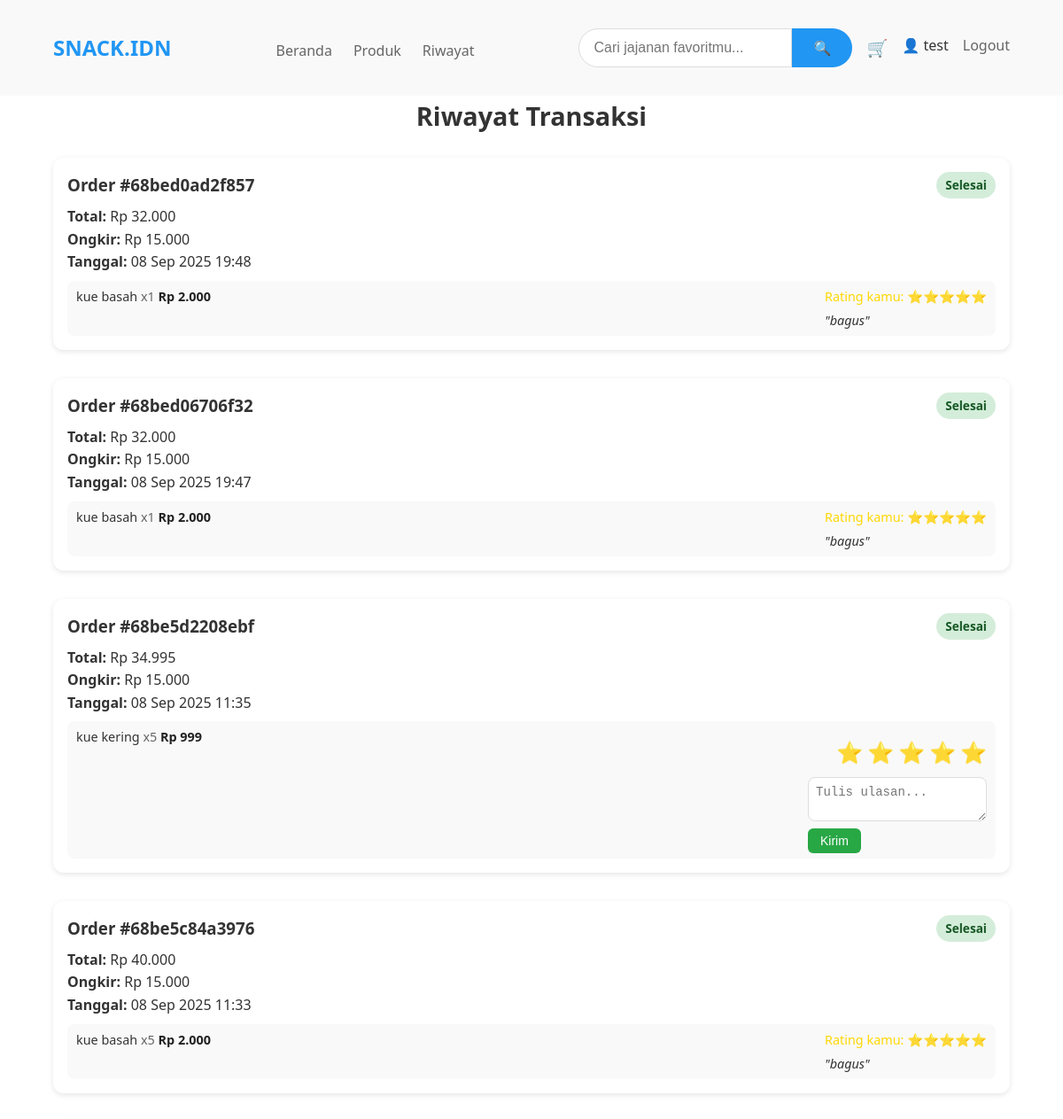
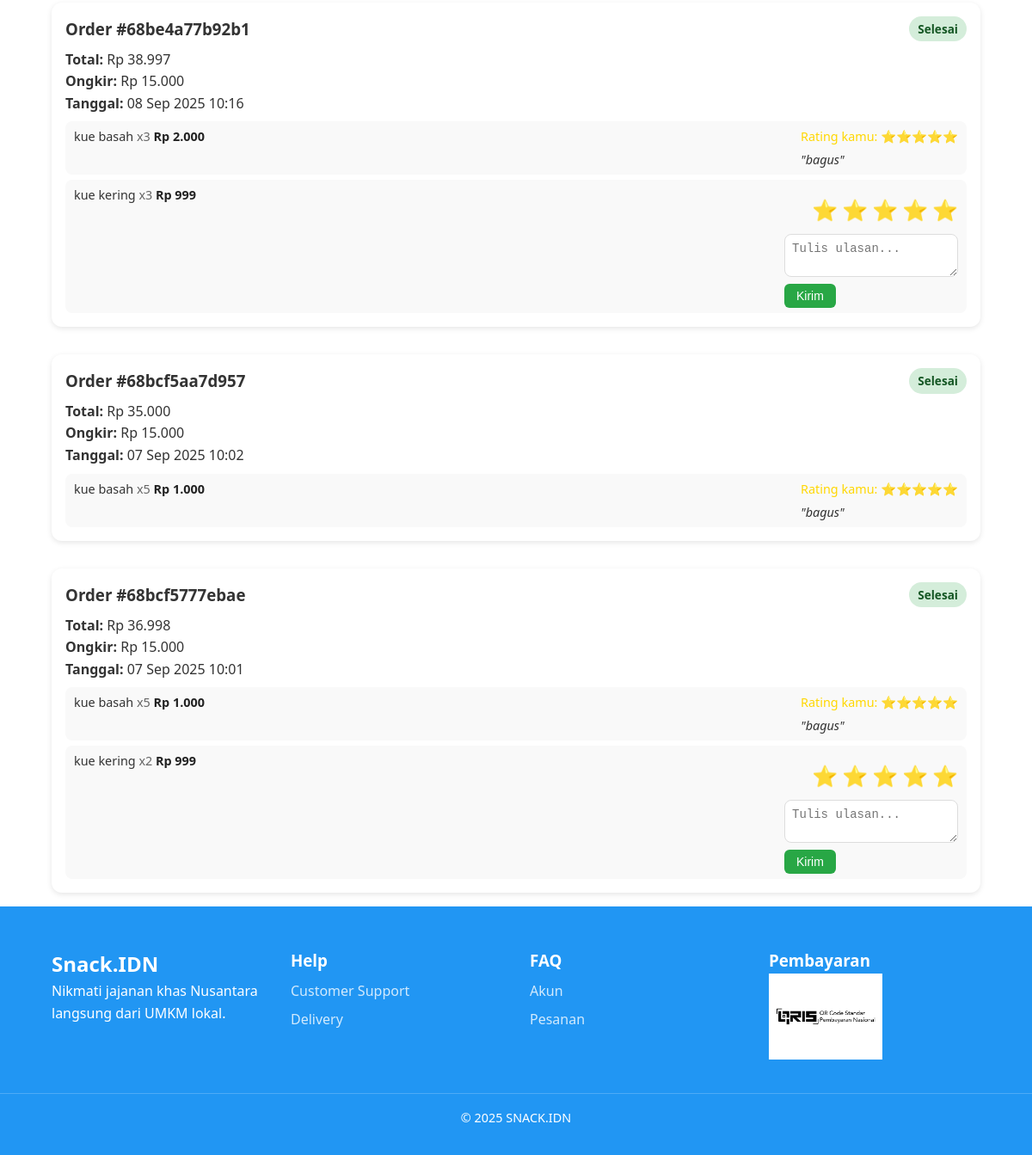
The page /public/riwayat.php (signed in) on the database its author committed (2 pictures, top to bottom).
### tables this page shows
CREATE TABLE `transaction` (
  `id` varchar(36) NOT NULL,
  `buyer_id` varchar(36) NOT NULL,
  `shipping_address` text DEFAULT NULL,
  `payment_method` enum('transfer','ewallet') DEFAULT 'transfer',
  `total_price` decimal(10,2) NOT NULL,
  `shipping_cost` decimal(10,2) DEFAULT 0.00,
  `status` enum('pending','dibayar','dikirim','selesai','dibatalkan') DEFAULT 'pending',
  `created_at` datetime DEFAULT current_timestamp()
);

CREATE TABLE `order_item` (
  `id` varchar(36) NOT NULL,
  `transaction_id` varchar(36) NOT NULL,
  `product_id` varchar(36) NOT NULL,
  `quantity` int(11) NOT NULL,
  `price_at_purchase` decimal(10,2) NOT NULL
);

CREATE TABLE `product` (
  `id` varchar(36) NOT NULL,
  `seller_id` varchar(36) NOT NULL,
  `category_id` int(11) DEFAULT NULL,
  `name` varchar(255) NOT NULL,
  `description` text DEFAULT NULL,
  `price` decimal(10,2) NOT NULL,
  `stock` int(11) NOT NULL,
  `image_url` text DEFAULT NULL,
  `created_at` datetime DEFAULT current_timestamp()
);

CREATE TABLE `rating` (
  `id` varchar(36) NOT NULL,
  `product_id` varchar(36) NOT NULL,
  `buyer_id` varchar(36) NOT NULL,
  `rating` int(11) DEFAULT NULL CHECK (`rating` >= 1 and `rating` <= 5),
  `review` text DEFAULT NULL,
  `created_at` datetime DEFAULT current_timestamp()
);

### public/riwayat.php (the view, shortened to what this page needs)
<?php
require_once __DIR__ . '/../config/database.php';
$user     = $_SESSION['user'];
$buyer_id = $user['id'];
$stmt = $conn->prepare("
    SELECT id, total_price, shipping_cost, status, created_at
    FROM transaction
    WHERE buyer_id = ?
    ORDER BY created_at DESC
");
$stmt->bind_param("s", $buyer_id);
$stmt->execute();
$transactions = $stmt->get_result()->fetch_all(MYSQLI_ASSOC);
function getTransactionItems($conn, $trxId, $buyer_id) {
    $stmt = $conn->prepare("
        SELECT
            oi.id, oi.quantity, oi.price_at_purchase,
            p.id AS product_id, p.name, p.image_url,
            r.rating AS user_rating, r.review AS user_review
        FROM order_item oi
        JOIN product p ON oi.product_id = p.id
        LEFT JOIN rating r
            ON r.product_id = p.id AND r.buyer_id = ?
        WHERE oi.transaction_id = ?
    ");
    $stmt->bind_param("ss", $buyer_id, $trxId);
    $stmt->execute();
    return $stmt->get_result()->fetch_all(MYSQLI_ASSOC);
}
?>
<!DOCTYPE html>
<html lang="id">
<head>
  <link rel="stylesheet" href="../assets/css/base.css" />
  <link rel="stylesheet" href="../assets/css/riwayat.css" />
</head>
<body>
  <header class="header">
    <div class="container header__content">
      <a href="homepage.php" class="logo">SNACK.IDN</a>
      <nav class="nav nav--bottom">
        <a href="homepage.php" class="nav__link">Beranda</a>
        <a href="product.php" class="nav__link">Produk</a>
        <a href="riwayat.php" class="nav__link">Riwayat</a>
      </nav>
      <div class="header__top">
        <?php include __DIR__ . '/../partials/search.php'; ?>
        <div class="header__actions">
          <a href="cart.php" class="icon-btn" aria-label="Keranjang">🛒</a>
          <a href="profile.php"><span class="icon-profile">👤 <?= htmlspecialchars($user['name']) ?></span></a>
          <a href="logout.php" class="nav__link">Logout</a>
        </div>
      </div>
    </div>
  </header>
  <main>
    <section class="container">
      <h2 class="section-title">Riwayat Transaksi</h2>
      <?php if (empty($transactions)): ?>
        <p>Belum ada transaksi.</p>
      <?php else: ?>
        <div class="grid">
          <?php foreach ($transactions as $trx): ?>
            <?php $items = getTransactionItems($conn, $trx['id'], $buyer_id); ?>
            <article class="transaction-card">
              <div class="transaction-header">
                <h3>Order #<?= htmlspecialchars($trx['id']) ?></h3>
                <span class="status <?= strtolower($trx['status']) ?>">
                  <?= htmlspecialchars($trx['status']) ?>
                </span>
              </div>
              <p><strong>Total:</strong> Rp <?= number_format($trx['total_price'] + $trx['shipping_cost'], 0, ',', '.') ?></p>
              <p><strong>Ongkir:</strong> Rp <?= number_format($trx['shipping_cost'], 0, ',', '.') ?></p>
              <p><strong>Tanggal:</strong> <?= date("d M Y H:i", strtotime($trx['created_at'])) ?></p>
              <div class="item-list">
                <?php if ($items): ?>
                  <?php foreach ($items as $item): ?>
                    <div class="item-row">
                      <div class="item-info">
                        <span class="item-name"><?= htmlspecialchars($item['name']) ?></span>
                        <span class="item-qty">x<?= (int) $item['quantity'] ?></span>
                        <span class="item-price">Rp <?= number_format($item['price_at_purchase'], 0, ',', '.') ?></span>
                      </div>
                      <div class="item-rating">
                        <?php if ($item['user_rating']): ?>
                          <p class="rated">Rating kamu: <?= str_repeat("⭐", (int)$item['user_rating']) ?></p>
                          <?php if (!empty($item['user_review'])): ?>
                            <p class="review-box">"<?= htmlspecialchars($item['user_review']) ?>"</p>
                          <?php endif; ?>
                        <?php elseif ($trx['status'] === 'selesai'): ?>
                          <form method="POST" class="rating-form">
                            <div class="stars">
                              <?php for ($i=5; $i>=1; $i--): ?>
                                <label for="star<?= $i ?>-<?= $item['product_id'] ?>">⭐</label>
                              <?php endfor; ?>
                            </div>
                            <textarea name="review" placeholder="Tulis ulasan..." rows="2"></textarea>
                            <button type="submit" name="submit_rating">Kirim</button>
                          </form>
                        <?php endif; ?>
                      </div>
                    </div>
                  <?php endforeach; ?>
                <?php else: ?>
                  <p class="no-items">Tidak ada produk</p>
                <?php endif; ?>
              </div>
            </article>
          <?php endforeach; ?>
        </div>
      <?php endif; ?>
    </section>
  </main>
  <?php include __DIR__ . '/../partials/footer.php'; ?>
</body>
</html>

### assets/css/base.css (style rules this page uses)
:root { --primary: #2196f3; --primary-dark: #1976d2; --text: #333; --text-light: #666; --bg: #fff; --bg-alt: #f9f9f9; --border: #ddd; --gray: #aaa; --radius: 8px; --shadow: 0 2px 6px rgba(0,0,0,0.1); --transition: 0.3s ease; }
* { margin: 0; padding: 0; box-sizing: border-box; }
html, body { font-family: 'Segoe UI', Tahoma, Geneva, Verdana, sans-serif; font-size: 16px; line-height: 1.6; color: var(--text); background-color: var(--bg); }
.container { width: 90%; max-width: 1200px; margin: 0 auto; }
a { text-decoration: none; color: inherit; }
.header, .footer { background: var(--bg-alt); padding: 1rem 0; }
.header__content { display: flex; justify-content: space-between; align-items: center; flex-wrap: wrap; gap: 1rem; }
.logo { font-size: 1.5rem; font-weight: 700; color: var(--primary); }
.nav { display: flex; gap: 1.5rem; flex-wrap: wrap; }
.nav__link { color: var(--text-light); font-weight: 500; transition: var(--transition); }
.header__actions { display: flex; gap: 1rem; }
.icon-btn { font-size: 1.2rem; transition: var(--transition); }
.header__top { display: flex; align-items: center; justify-content: space-between; margin: 1rem 0; gap: 1rem; }
.nav--bottom { margin-top: 0.5rem; text-align: center; }
.section-title { text-align: center; margin-bottom: 1.5rem; font-size: 1.8rem; font-weight: 700; }
.grid { display: grid; grid-template-columns: repeat(auto-fit, minmax(250px, 1fr)); gap: 1.5rem; }

### assets/css/riwayat.css (style rules this page uses)
.transaction-card { background: #fff; border-radius: 12px; box-shadow: var(--shadow); padding: 1rem; margin-bottom: 1rem; transition: transform .2s; }
.grid { display: flex; flex-direction: column; gap: 1rem; }
.transaction-header { display: flex; justify-content: space-between; align-items: center; margin-bottom: .5rem; }
.status { padding: 4px 10px; border-radius: 20px; font-size: 0.85rem; font-weight: 600; text-transform: capitalize; }
.status.selesai { background: #d4edda; color: #155724; }
.item-list { display: flex; flex-direction: column; gap: 6px; margin-top: .5rem; }
.item-row { display: flex; justify-content: space-between; background: #f9f9f9; padding: 6px 10px; border-radius: 8px; font-size: 0.9rem; }
.item-name { font-weight: 500; }
.item-qty { color: #666; }
.item-price { font-weight: 600; color: #222; }
.rating-form { margin-top: 10px; display: flex; flex-direction: column; gap: 8px; }
.rating-form .stars { display: flex; flex-direction: row-reverse; justify-content: flex-start; gap: 5px; }
.rating-form .stars label { font-size: 24px; color: #ccc; cursor: pointer; transition: color 0.2s; }
.rating-form textarea { border: 1px solid #ddd; border-radius: 8px; padding: 8px; font-size: 14px; resize: vertical; }
.rating-form button { background: #28a745; color: white; padding: 6px 14px; border: none; border-radius: 6px; cursor: pointer; font-size: 14px; align-self: flex-start; transition: background 0.2s; }

### public/riwayat.php (style rules this page uses)
.stars { display:flex; flex-direction: row-reverse; gap:5px; }
.stars label { cursor:pointer; font-size: 1.2rem; }
.rated { color: gold; }
.review-box { margin-top: 4px; font-style: italic; font-size: 0.9rem; }

### rows shown on the page
transaction: id "68bed0ad2f857", status "Selesai", $trx['total_price'] + $trx['shipping_cost'] "32.000", shipping_cost "15.000", created_at "08 Sep 2025 19:48"
order_item: product.name "kue basah", quantity "1", price_at_purchase "2.000", rating.rating "⭐⭐⭐⭐⭐", rating.review "bagus"
transaction: id "68bed06706f32", status "Selesai", $trx['total_price'] + $trx['shipping_cost'] "32.000", shipping_cost "15.000", created_at "08 Sep 2025 19:47"
order_item: product.name "kue basah", quantity "1", price_at_purchase "2.000", rating.rating "⭐⭐⭐⭐⭐", rating.review "bagus"
transaction: id "68be5d2208ebf", status "Selesai", $trx['total_price'] + $trx['shipping_cost'] "34.995", shipping_cost "15.000", created_at "08 Sep 2025 11:35"
order_item: product.name "kue kering", quantity "5", price_at_purchase "999"
transaction: id "68be5c84a3976", status "Selesai", $trx['total_price'] + $trx['shipping_cost'] "40.000", shipping_cost "15.000", created_at "08 Sep 2025 11:33"
order_item: product.name "kue basah", quantity "5", price_at_purchase "2.000", rating.rating "⭐⭐⭐⭐⭐", rating.review "bagus"
transaction: id "68be4a77b92b1", status "Selesai", $trx['total_price'] + $trx['shipping_cost'] "38.997", shipping_cost "15.000", created_at "08 Sep 2025 10:16"
order_item: product.name "kue basah", quantity "3", price_at_purchase "2.000", rating.rating "⭐⭐⭐⭐⭐", rating.review "bagus"
order_item: product.name "kue kering", quantity "3", price_at_purchase "999"
transaction: id "68bcf5aa7d957", status "Selesai", $trx['total_price'] + $trx['shipping_cost'] "35.000", shipping_cost "15.000", created_at "07 Sep 2025 10:02"
order_item: product.name "kue basah", quantity "5", price_at_purchase "1.000", rating.rating "⭐⭐⭐⭐⭐", rating.review "bagus"
transaction: id "68bcf5777ebae", status "Selesai", $trx['total_price'] + $trx['shipping_cost'] "36.998", shipping_cost "15.000", created_at "07 Sep 2025 10:01"
order_item: product.name "kue basah", quantity "5", price_at_purchase "1.000", rating.rating "⭐⭐⭐⭐⭐", rating.review "bagus"
order_item: product.name "kue kering", quantity "2", price_at_purchase "999"

### other values the page prints
$user['name'] "test"
